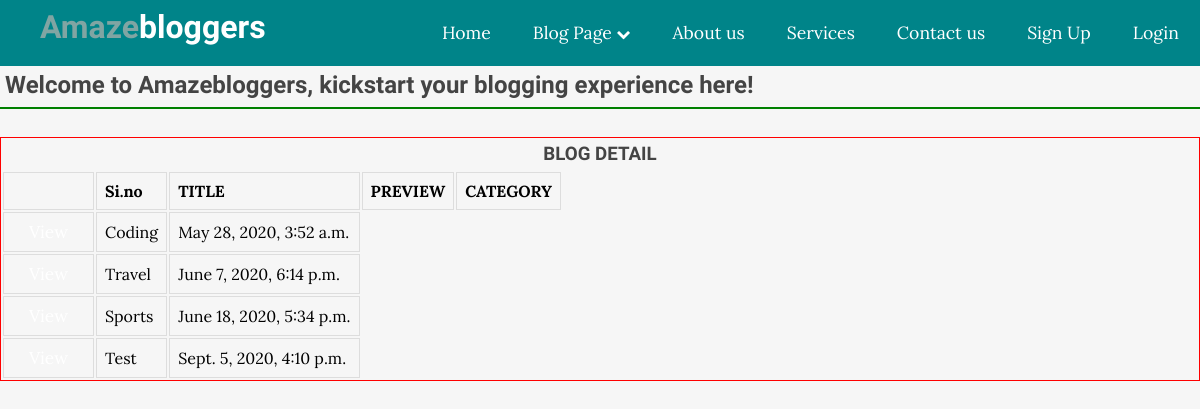
Screenshot of /blog/ with the database file from the repository.
### createBlog/models.py (models this page shows, shortened)
class Category(models.Model):
    objects = None
    title = models.CharField(max_length=650)
    description = models.CharField(max_length=500)
    slug = models.SlugField(max_length=50, null=True, blank=True)
    date = models.DateTimeField(auto_now_add=True)
    updated = models.DateTimeField(auto_now_add=True)

### createBlog/views.py (the view)
# urls.py: 2. Add a URL to urlpatterns:  path('blog/', include('blog.urls'))
def blog(request):
    category = Category.objects.all()
    context = {'category': category}
    return render(request, 'createBlog/addblog.html', context)

### createBlog/templates/createBlog/addblog.html (shortened to what this page needs)
<!DOCTYPE html>
{% load static %}
<head>
    <link href="https://stackpath.bootstrapcdn.com/font-awesome/4.7.0/css/font-awesome.min.css" rel="stylesheet"
>
    <link rel="stylesheet" href="{% static 'css/style.css' %}">
</head>
<body>
       <header>
           <div class="logo">
               <h1 class="logo-text"><span>Amaze</span>bloggers</h1>
           </div>
           <ul class="nav">
               <li><a href="{% url 'index' %}">Home</a></li>
               <li><a href="#" style="">Blog Page <i class="fa fa-chevron-down" style="font-size:.8em;"></i></a>
               </li>
               <li><a href="#">About us</a></li>
               <li><a href="#">Services</a></li>
               <li><a href="#">Contact us</a></li>
               <li><a href="#">Sign Up</a></li>
               <li><a href="#">Login</a></li>
           </ul>
       </header>
           <div class="row">
                <h2>Welcome to Amazebloggers, kickstart your blogging experience here!</h2>
           <hr style="border:1px solid green;">
           <br>
               <div class="col" style="border:1px solid red;">
                   <h3 style="text-align:center;">BLOG DETAIL</h3>
                   <div class="card card-body">
                       <table class="table table-sm">
                           <tr>
                               <th></th>
                               <th>Si.no</th>
                               <th>TITLE</th>
                               <th>PREVIEW</th>
                               <th>CATEGORY</th>
                           </tr>
                           {% for categories in category %}
                           <tr>
                               <td><a class="btn btn-sm btn-info" href="#">View</a></td>
                               <td>{{categories.title}}</td>
                               <td>{{categories.updated}}</td>
                           </tr>
                           {% endfor %}
                       </table>
                   </div>
               </div>
           </div>
</body>
</html>

### static/css/style.css (style rules this page uses)
* { box-sizing: border-box; }
html, body { height:100%; padding: 0px; margin: 0px; background: #f6f6f6; font-family:'Lora', serif; }
h1,h2,h3,h4,h5,h6 { font-family: 'candal' , serif; color:#444; margin:5px; }
a { text-decoration:none; color:inherit; }
.btn { padding:.5rem 1rem; background:#white; color:white; border:1px solid transparent; border-radius:.25rem; shift:right; font-size:1.08em; font-family:'Lora',serif; }
header { background: #008489; height: 66px; }
header * { color: white; }
header .logo { float: left; height: inherit; margin-left:2em; }
header .logo-text { margin:8px; font-family:'Candal', serif; }
header .logo-text span { color:#80A5A3; }
header ul { float:right; margin:0px; padding:0px; list-style:none; }
header ul li { float:left; position:relative; }
header ul li a { display: block; padding: 21px; font-size: 1.1em; text-decoration: none; }
td, th { border: 1px solid #dddddd; text-align: left; padding: 8px; }

### rows the page displays
Category: title "Coding", updated "May 28, 2020, 3:52 a.m."
Category: title "Travel", updated "June 7, 2020, 6:14 p.m."
Category: title "Sports", updated "June 18, 2020, 5:34 p.m."
Category: title "Test", updated "Sept. 5, 2020, 4:10 p.m."
